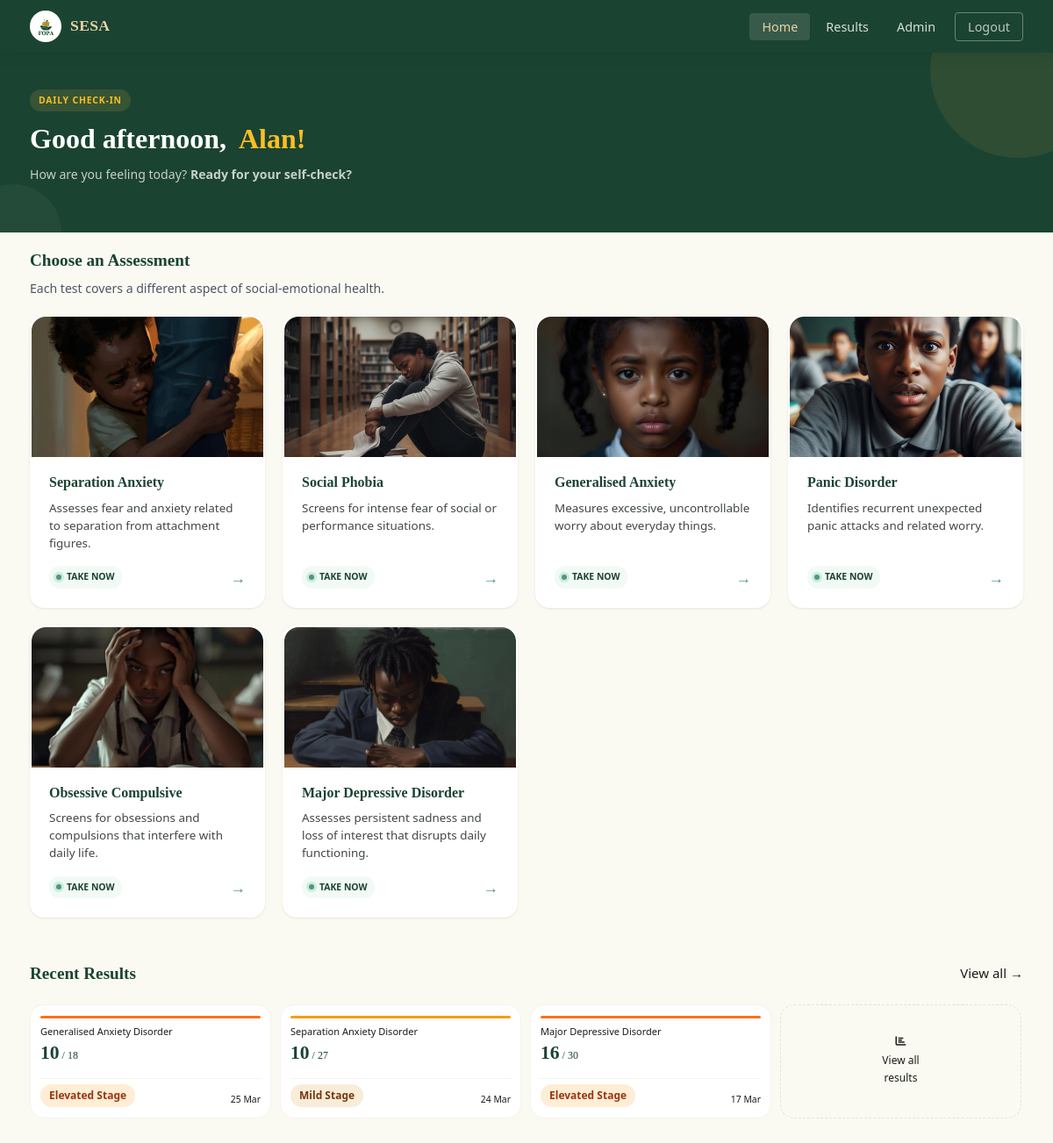
Page /home (signed in) on the earlier database version.
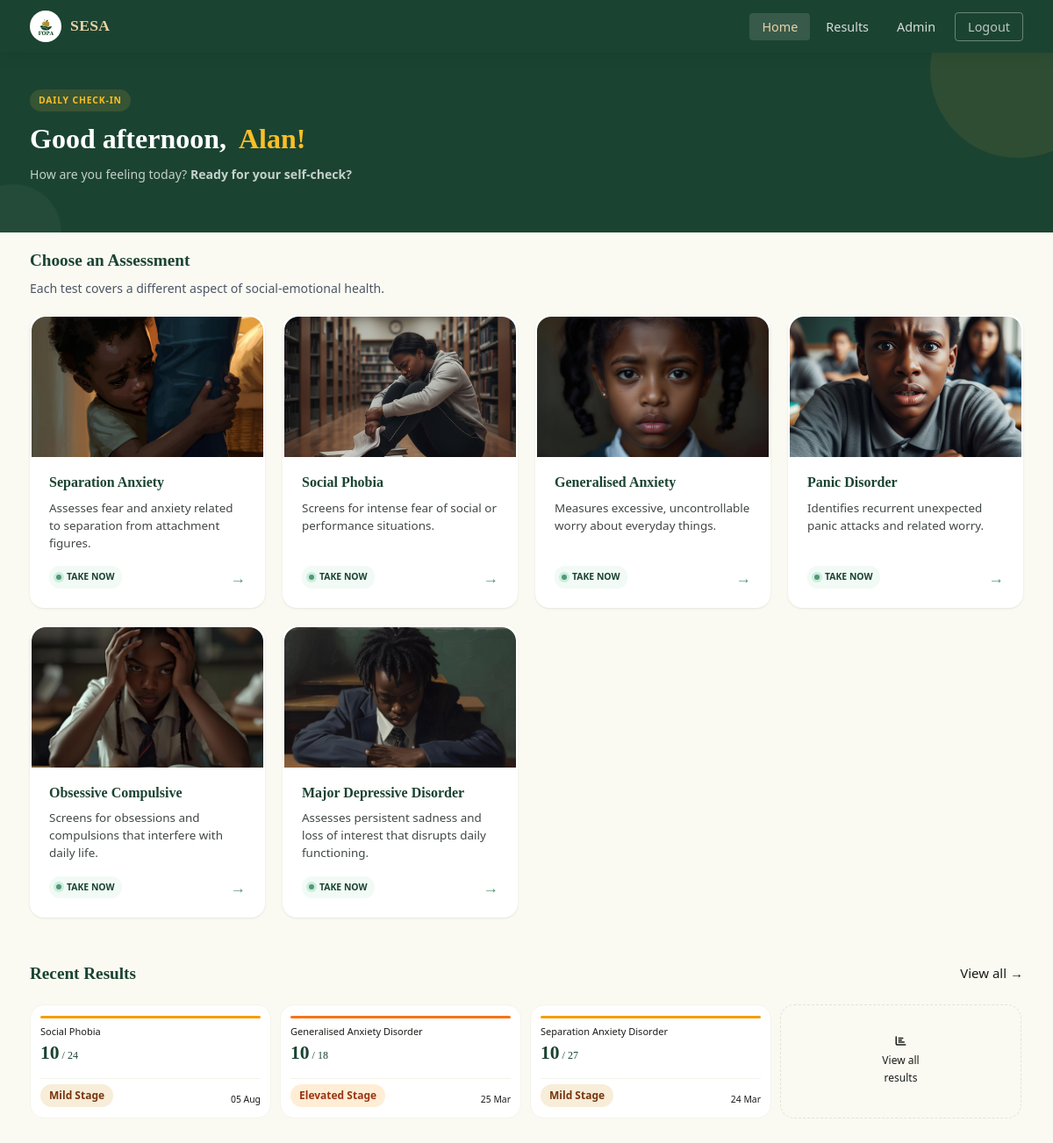
Same page on the later database version.
### app/models/account.py (models this page shows, shortened)
class Accounts(UserMixin, db.Model):
    __tablename__ = 'accounts'
    id = db.Column(db.Integer, primary_key=True)
    fname = db.Column(db.String(100), nullable=False)
    lname = db.Column(db.String(100), nullable=False)
    email = db.Column(db.String(120), unique=True, nullable=True, index=True)
    username = db.Column(db.String(50), unique=True, nullable=False, index=True)
    password = db.Column(db.String(256), nullable=False)
    school_name = db.Column(db.String(200), nullable=True)
    gender = db.Column(db.String(20), nullable=True)
    birthdate = db.Column(db.Date, nullable=True)
    last_login = db.Column(db.DateTime, nullable=True)
    created_at = db.Column(db.DateTime, default=lambda: datetime.now(timezone.utc))
    school_id = db.Column(
        db.Integer,
        db.ForeignKey('school.id', ondelete='CASCADE', name='fk_accounts_school_id'),
        nullable=True,
        index=True
    )
    class_group = db.Column(db.String(50), nullable=True)   # e.g. "Form 2A", "JHS 3B"
    level = db.Column(db.String(20), nullable=True)          # jhs | shs | university
    class_id = db.Column(
        db.Integer,
        db.ForeignKey('school_class.id', ondelete='SET NULL', name='fk_accounts_class_id'),
        nullable=True,
        index=True
    )
    claim_code_hash  = db.Column(db.String(256), nullable=True)
    claim_code_plain = db.Column(db.String(20),  nullable=True)
    is_claimed       = db.Column(db.Boolean, default=True, nullable=False, server_default='1')
    is_admin = db.Column(db.Boolean, default=False, nullable=False)
    is_counsellor = db.Column(db.Boolean, default=False, server_default='0', nullable=False)
    failed_attempts = db.Column(db.Integer, default=0, server_default='0', nullable=False)
    locked_until = db.Column(db.DateTime, nullable=True)  # NULL = not locked
    phone = db.Column(db.String(20), nullable=True)
    consent_given = db.Column(db.Boolean, default=False, nullable=False, server_default='0')
    consent_given_at = db.Column(db.DateTime, nullable=True)
    consent_version = db.Column(db.String(10), nullable=True)  # e.g. 'v1.0'
    test_results = db.relationship(
        'TestResult',
        backref='account',
        lazy='dynamic',
        cascade='all, delete-orphan'
    )
    @property
    def is_super_admin(self):
        return self.is_admin
    LOCKOUT_THRESHOLD = 5      # failed attempts before lockout
    LOCKOUT_MINUTES   = 15     # minutes locked after threshold reached

### app/models/assessment_type.py (models this page shows, shortened)
class AssessmentType(db.Model):
    __tablename__ = 'assessment_type'
    id             = db.Column(db.Integer, primary_key=True)
    name           = db.Column(db.String(100), unique=True, nullable=False)
    display_name   = db.Column(db.String(100), nullable=False)
    description    = db.Column(db.Text, nullable=True)
    icon           = db.Column(db.String(10),  nullable=True)
    color          = db.Column(db.String(20),  nullable=True)
    order          = db.Column(db.Integer,     default=0, nullable=False)
    is_active      = db.Column(db.Boolean,     default=True, nullable=False)
    scoring_ranges = db.Column(db.JSON,        nullable=False)
    image_url      = db.Column(db.String(500), nullable=True)

### app/models/test_result.py (models this page shows, shortened)
class TestResult(db.Model):
    __tablename__ = 'test_results'
    id = db.Column(db.Integer, primary_key=True)
    user_id = db.Column(db.Integer, db.ForeignKey('accounts.id', ondelete='CASCADE'), nullable=False, index=True)
    test_type = db.Column(db.String(100), nullable=False, index=True)
    score = db.Column(db.Integer, nullable=False)
    max_score = db.Column(db.Integer, nullable=True)
    stage = db.Column(db.String(50), nullable=True, index=True)  # "Normal Stage", "Mild Stage", etc.
    _feedback_encrypted = db.Column('feedback', db.Text, nullable=True)
    @property
    def feedback(self):
        if not self._feedback_encrypted:
            return None
        f = _get_fernet()
        if not f:
            return self._feedback_encrypted
        try:
            return f.decrypt(self._feedback_encrypted.encode()).decode()
        except Exception:
            return self._feedback_encrypted
    @feedback.setter
    def feedback(self, value):
        if not value:
            self._feedback_encrypted = None
            return
        f = _get_fernet()
        if not f:
            self._feedback_encrypted = value
            return
        self._feedback_encrypted = f.encrypt(value.encode()).decode()
    details = db.Column(db.Text, nullable=True)           # kept for backward compat
    taken_at = db.Column(db.DateTime, default=lambda: datetime.now(timezone.utc), index=True)

### app/routes/main.py (the view)
@main_bp.route('/home')
@login_required
def home():
    user = current_user
    results = user.test_results.order_by(TestResult.taken_at.desc()).all()
    total_tests = len(results)
    most_recent = results[0] if results else None
    question_counts = {
        row.test_type: row.count
        for row in db.session.query(
            Question.test_type,
            func.count(Question.id).label('count')
        ).group_by(Question.test_type).all()
    }
    from datetime import datetime, timedelta, timezone
    now = datetime.now()
    latest_by_type = {}
    for r in results:
        if r.test_type not in latest_by_type:
            latest_by_type[r.test_type] = r
    from app.models.assessment_type import AssessmentType
    tests_meta = []
    COOLDOWN_DAYS = 7
    for at in AssessmentType.query.filter_by(is_active=True).order_by(AssessmentType.order).all():
        days_remaining = 0
        is_ready = True
        latest = latest_by_type.get(at.name)
        if latest and latest.taken_at:
            taken_at = latest.taken_at
            if taken_at.tzinfo is None:
                taken_at = taken_at.replace(tzinfo=timezone.utc)
            current_time = now.replace(tzinfo=timezone.utc) if now.tzinfo is None else now
            days_ago = (current_time - taken_at).days
            days_left = COOLDOWN_DAYS - days_ago
            if days_left > 0:
                days_remaining = days_left
                is_ready = False
        tests_meta.append({
            'name':  at.name,
            'title': at.display_name,
            'desc':  at.description or '',
            'icon':  at.icon or '🧠',
            'color': at.color or 'green',
            'count': question_counts.get(at.name, 0),
            'image_url': at.image_url,
            'days_remaining': days_remaining,
            'is_ready': is_ready
        })
    this_month_results = [
        r for r in results
        if r.taken_at and r.taken_at.month == now.month and r.taken_at.year == now.year
    ]
    tests_this_month = len(this_month_results)
    total_assessments_taken = total_tests   # passed to template as total count
    assessments_this_month  = tests_this_month
    recent_results = results[:3]  # 3 most recent for the home table
    hour = now.hour
    if hour < 12:
        greeting = "Good morning"
    elif hour < 17:
        greeting = "Good afternoon"
    else:
        greeting = "Good evening"
    new_username = session.pop('show_username_prompt', None)
    return render_template(
        'main/home.html',
        user=user,
        total_tests=total_tests,
        avg_score=total_assessments_taken,
        most_recent=most_recent,
        tests_meta=tests_meta,
        score_change=None,
        prev_avg=assessments_this_month,
        recent_results=recent_results,
        latest_by_type=latest_by_type,
        greeting=greeting,
        new_username=new_username,
    )

### app/__init__.py (called while the page is built)
def _init_extensions(app: Flask) -> None:
    app.config.setdefault("SQLALCHEMY_ENGINE_OPTIONS", {}).update({
        "pool_pre_ping": True,   # test connection before using it
        "pool_recycle":  300,    # recycle connections every 5 minutes
        "pool_size":     5,      # max persistent connections
        "max_overflow":  2,      # extra connections under load
    })
    db.init_app(app)
    migrate.init_app(app, db)
    csrf.init_app(app)
    login_manager.init_app(app)
    limiter.init_app(app)
    from app.models.account import Accounts
    from app.models.quiz_session import QuizSession  # noqa: F401
    from app.models.counsellor_profile import CounsellorProfile  # noqa: F401
    from app.models.assessment_type import AssessmentType  # noqa: F401
    @login_manager.user_loader
    def load_user(user_id: str):
        return Accounts.query.get(int(user_id))

### app/templates/main/home.html (shortened to what this page needs)
  {% extends 'base.html' %}
  {% block extra_head %}
    <link rel="stylesheet" href="{{ url_for('static', filename='css/main/home.css') }}">
  {% endblock %}
  {% block nav_links %}
    <li><a href="{{ url_for('main.home') }}" class="active" aria-current="page">Home</a></li>
    <li><a href="{{ url_for('main.results') }}">Results</a></li>
    {% if current_user.is_super_admin %}
      <li><a href="{{ url_for('admin.dashboard') }}">Admin</a></li>
    {% endif %}
    <li><a href="{{ url_for('auth.logout') }}" class="btn-nav-logout">Logout</a></li>
  {% endblock %}
  {% block body %}
  <header class="app-header">
    <div class="app-header-inner">
      <span class="app-eyebrow">Daily check-in</span>
      <h1 class="app-greeting">
        {{ greeting }}, <span>{{ user.fname }}!</span>
      </h1>
      <p class="app-description">
        How are you feeling today? <b>Ready for your self-check?</b>
      </p>
    </div>
  </header>
  <div class="container pb-48">
    <div class="section" id="assessments">
      <div class="section-head">
        <h2>Choose an Assessment</h2>
        <p class="section-desc">Each test covers a different aspect of social-emotional health.</p>
      </div>
      <div class="test-grid">
        {% for test in tests_meta %}
        <a href="{% if test.is_ready %}{{ url_for('test.display_questions', test_type=test.name) }}{% else %}javascript:void(0);{% endif %}"
          class="test-card {% if not test.is_ready %}locked{% endif %}"
          {% if not test.is_ready %}onclick="showToast('This assessment will be exactly 7 days after your previous attempt. Please wait {{ test.days_remaining }} more day(s).', 'warning'); return false;"{% endif %}>
          <div class="test-card-image">
            {% if test.get('image_url') %}
            <img src="{{ test.image_url }}"
                alt="{{ test.name }}"
                loading="lazy"
                width="400"
                height="160">
            {% endif %}
          </div>
          <div class="test-card-content">
            <h3>{{ test.get('title') or test.get('display_name') or test.name }}</h3>
            <p>{{ test.get('desc') or test.get('description') or '' }}</p>
            <div class="test-card-meta">
              {% if test.is_ready %}
                <span class="pulse-badge"><span class="pulse-dot"></span> Take Now</span>
                <span class="test-card-arrow">→</span>
              {% else %}
                <span class="lock-indicator"><i class="fa-solid fa-lock lock-icon"></i> Available in {{ test.days_remaining }} day(s)</span>
              {% endif %}
            </div>
          </div>
        </a>
        {% endfor %}
      </div>
    </div>
    {% if recent_results %}
    <div class="section">
      <div class="section-head">
        <h2>Recent Results</h2>
        <a href="{{ url_for('main.results') }}" class="results-link">View all →</a>
      </div>
      <div class="recent-results-scroll">
        {% for r in recent_results %}
          {% set s = (r.stage or r.details or 'unknown') | lower %}
          {% if 'normal' in s %}{% set bar_mod = 'normal' %}{% set badge_class = 'stage-normal' %}
          {% elif 'mild' in s %}{% set bar_mod = 'mild' %}{% set badge_class = 'stage-mild' %}
          {% elif 'elevated' in s %}{% set bar_mod = 'elevated' %}{% set badge_class = 'stage-elevated' %}
          {% elif 'clinical' in s %}{% set bar_mod = 'clinical' %}{% set badge_class = 'stage-clinical' %}
          {% else %}{% set bar_mod = 'mild' %}{% set badge_class = 'badge-gray' %}{% endif %}
          <a class="recent-result-card" href="{{ url_for('main.results') }}">
            <div class="recent-result-bar recent-result-bar--{{ bar_mod }}"></div>
            <div class="recent-result-title">{{ r.test_type }}</div>
            <div class="recent-result-score">
              {{ r.score }}{% if r.max_score %}<span> / {{ r.max_score }}</span>{% endif %}
            </div>
            <div class="recent-result-bottom">
              <span class="badge {{ badge_class }}">{{ r.stage or r.details or 'Unknown' }}</span>
              <span class="recent-result-date">{{ r.taken_at.strftime('%d %b') }}</span>
            </div>
          </a>
        {% endfor %}
        <a href="{{ url_for('main.results') }}" class="recent-result-more">
          <i class="fa-solid fa-chart-bar results-icon"></i>
          <span>View all<br>results</span>
        </a>
      </div>
    </div>
    {% endif %}
  </div>
  {% endblock %}

### app/templates/base.html (shortened to what this page needs)
<!DOCTYPE html>
<html lang="en">
<head>
  <link rel="stylesheet" href="{{ url_for('static', filename='css/main.css') }}">
  <link rel="stylesheet" href="{{ url_for('static', filename='css/base/base.css') }}">
  <link rel="stylesheet" href="https://cdnjs.cloudflare.com/ajax/libs/font-awesome/6.5.0/css/all.min.css">
  {% block extra_head %}{% endblock %}
</head>
<body class="{% if (current_user.is_authenticated and not current_user.is_super_admin) or session.get('school_id') %}has-bottom-nav {% endif %}{% block body_class %}{% endblock %}">
{% block full_page %}
<div class="app-layout">
  {% block navbar %}
  <nav class="navbar" id="mainNav">
    <div class="navbar-inner">
      <a href="{{ url_for('main.landing') }}" class="navbar-brand">
        <img src="{{ url_for('static', filename='images/Pofa.png') }}" alt="FOPA Logo" class="navbar-logo">
        <span class="navbar-title">SESA</span>
      </a>
      <ul class="navbar-links">
        {% block nav_links %}{% endblock %}
      </ul>
    </div>
  </nav>
  {% endblock %}
  <main>
    {% block body %}{% endblock %}
  </main>
</div>
{% endblock %}
</body>
</html>

### app/static/css/main/home.css (style rules this page uses)
.app-header { position: relative; overflow: hidden; background: var(--green-800); padding: 28px 0 32px; text-align: left; }
.app-header-inner { max-width: 1180px; margin: 0 auto; padding: 0 24px; position: relative; z-index: 1; }
.app-header::before { content: ''; position: absolute; width: 200px; height: 200px; border-radius: 50%; background: rgba(212, 163, 54, 0.1); top: -80px; right: -60px; pointer-events: none; }
.app-header::after { content: ''; position: absolute; width: 110px; height: 110px; border-radius: 50%; background: rgba(255, 255, 255, 0.04); bottom: -55px; left: -40px; pointer-events: none; }
.app-eyebrow { position: relative; display: inline-flex; align-items: center; gap: 6px; font-size: 0.65rem; font-weight: 700; text-transform: uppercase; letter-spacing: 0.08em; color: var(--gold-300, #fbbf24); background: rgba(254, 207, 68, 0.12); padding: 4px 10px; border-radius: 999px; margin-bottom: 12px; }
.app-greeting { position: relative; font-family: var(--font-display); font-size: 1.6rem; font-weight: 700; color: #fff; line-height: 1.2; margin: 0; }
.app-greeting span { color: var(--gold-300, #fbbf24); display: inline; }
.app-description { position: relative; font-size: 0.88rem; color: rgba(255, 255, 255, 0.75); line-height: 1.5; max-width: 480px; margin: 10px 0 0; }
@media (min-width: 600px) { .app-greeting { font-size: 2rem; } }
@media (min-width: 600px) { .app-greeting span { display: inline; margin-left: 6px; } }
@media (min-width: 600px) { .app-header { padding: 40px 0 56px; } }
.section { padding: 16px 0 32px; }
.section-desc { flex-basis: 100%; font-size: 0.88rem; color: var(--gray-600, #4b5563); line-height: 1.5; margin: -6px 0 0; text-align: left; }
.pulse-badge { display: inline-flex; align-items: center; gap: 6px; font-size: 0.65rem; font-weight: 700; text-transform: uppercase; color: var(--green-800); background: var(--green-50); padding: 4px 8px; border-radius: 12px; }
.pulse-dot { width: 6px; height: 6px; background-color: var(--green-500); border-radius: 50%; box-shadow: 0 0 0 3px rgba(16, 185, 129, 0.18); }

Differences in the rows shown:
no longer on this page (row unchanged): TestResult: test_type "Major Depressive Disorder", score "16", max_score "30", stage "Elevated Stage", taken_at "17 Mar"
added TestResult: test_type "Social Phobia", score "10", max_score "24", stage "Mild Stage", taken_at "05 Aug"
